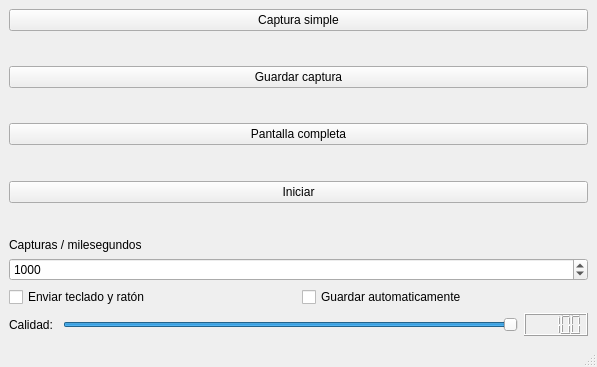
<?xml version="1.0" encoding="UTF-8"?>
<ui version="4.0">
 <class>ventanaEscritorio</class>
 <widget class="QMainWindow" name="ventanaEscritorio">
  <property name="geometry">
   <rect>
    <x>0</x>
    <y>0</y>
    <width>597</width>
    <height>367</height>
   </rect>
  </property>
  <property name="windowTitle">
   <string>Escritorio remoto</string>
  </property>
  <widget class="QWidget" name="centralwidget">
   <layout class="QVBoxLayout" name="verticalLayout_2">
    <item>
     <layout class="QHBoxLayout" name="horizontalLayout_2">
      <item>
       <layout class="QVBoxLayout" name="verticalLayout">
        <item>
         <widget class="QPushButton" name="botonCapturar">
          <property name="text">
           <string>Captura simple</string>
          </property>
         </widget>
        </item>
        <item>
         <spacer name="verticalSpacer">
          <property name="orientation">
           <enum>Qt::Vertical</enum>
          </property>
          <property name="sizeHint" stdset="0">
           <size>
            <width>20</width>
            <height>40</height>
           </size>
          </property>
         </spacer>
        </item>
        <item>
         <widget class="QPushButton" name="botonGuardar">
          <property name="text">
           <string>Guardar captura</string>
          </property>
         </widget>
        </item>
        <item>
         <spacer name="verticalSpacer_2">
          <property name="orientation">
           <enum>Qt::Vertical</enum>
          </property>
          <property name="sizeHint" stdset="0">
           <size>
            <width>20</width>
            <height>40</height>
           </size>
          </property>
         </spacer>
        </item>
        <item>
         <widget class="QPushButton" name="botonPantallaCompleta">
          <property name="text">
           <string>Pantalla completa</string>
          </property>
         </widget>
        </item>
        <item>
         <spacer name="verticalSpacer_3">
          <property name="orientation">
           <enum>Qt::Vertical</enum>
          </property>
          <property name="sizeHint" stdset="0">
           <size>
            <width>20</width>
            <height>40</height>
           </size>
          </property>
         </spacer>
        </item>
        <item>
         <widget class="QPushButton" name="botonIniciar">
          <property name="text">
           <string>Iniciar</string>
          </property>
         </widget>
        </item>
        <item>
         <spacer name="verticalSpacer_4">
          <property name="orientation">
           <enum>Qt::Vertical</enum>
          </property>
          <property name="sizeHint" stdset="0">
           <size>
            <width>20</width>
            <height>40</height>
           </size>
          </property>
         </spacer>
        </item>
        <item>
         <widget class="QLabel" name="labelCap">
          <property name="text">
           <string>Capturas / milesegundos</string>
          </property>
         </widget>
        </item>
        <item>
         <widget class="QSpinBox" name="spinIntervalo">
          <property name="minimum">
           <number>1</number>
          </property>
          <property name="maximum">
           <number>60000</number>
          </property>
          <property name="value">
           <number>1000</number>
          </property>
         </widget>
        </item>
       </layout>
      </item>
     </layout>
    </item>
    <item>
     <layout class="QHBoxLayout" name="horizontalLayout_3">
      <item>
       <widget class="QCheckBox" name="checkTeclado">
        <property name="text">
         <string>Enviar teclado y ratón</string>
        </property>
       </widget>
      </item>
      <item>
       <widget class="QCheckBox" name="checkGuardar">
        <property name="text">
         <string>Guardar automaticamente</string>
        </property>
       </widget>
      </item>
     </layout>
    </item>
    <item>
     <layout class="QHBoxLayout" name="horizontalLayout">
      <item>
       <widget class="QLabel" name="labelCalidad">
        <property name="text">
         <string>Calidad: </string>
        </property>
       </widget>
      </item>
      <item>
       <widget class="QSlider" name="sliderCalidad">
        <property name="minimum">
         <number>1</number>
        </property>
        <property name="maximum">
         <number>100</number>
        </property>
        <property name="value">
         <number>100</number>
        </property>
        <property name="orientation">
         <enum>Qt::Horizontal</enum>
        </property>
       </widget>
      </item>
      <item>
       <widget class="QLCDNumber" name="lcdCalidad">
        <property name="value" stdset="0">
         <double>100.000000000000000</double>
        </property>
       </widget>
      </item>
     </layout>
    </item>
   </layout>
  </widget>
  <widget class="QMenuBar" name="menubar">
   <property name="geometry">
    <rect>
     <x>0</x>
     <y>0</y>
     <width>597</width>
     <height>22</height>
    </rect>
   </property>
  </widget>
  <widget class="QStatusBar" name="statusbar"/>
 </widget>
 <resources/>
 <connections/>
</ui>
